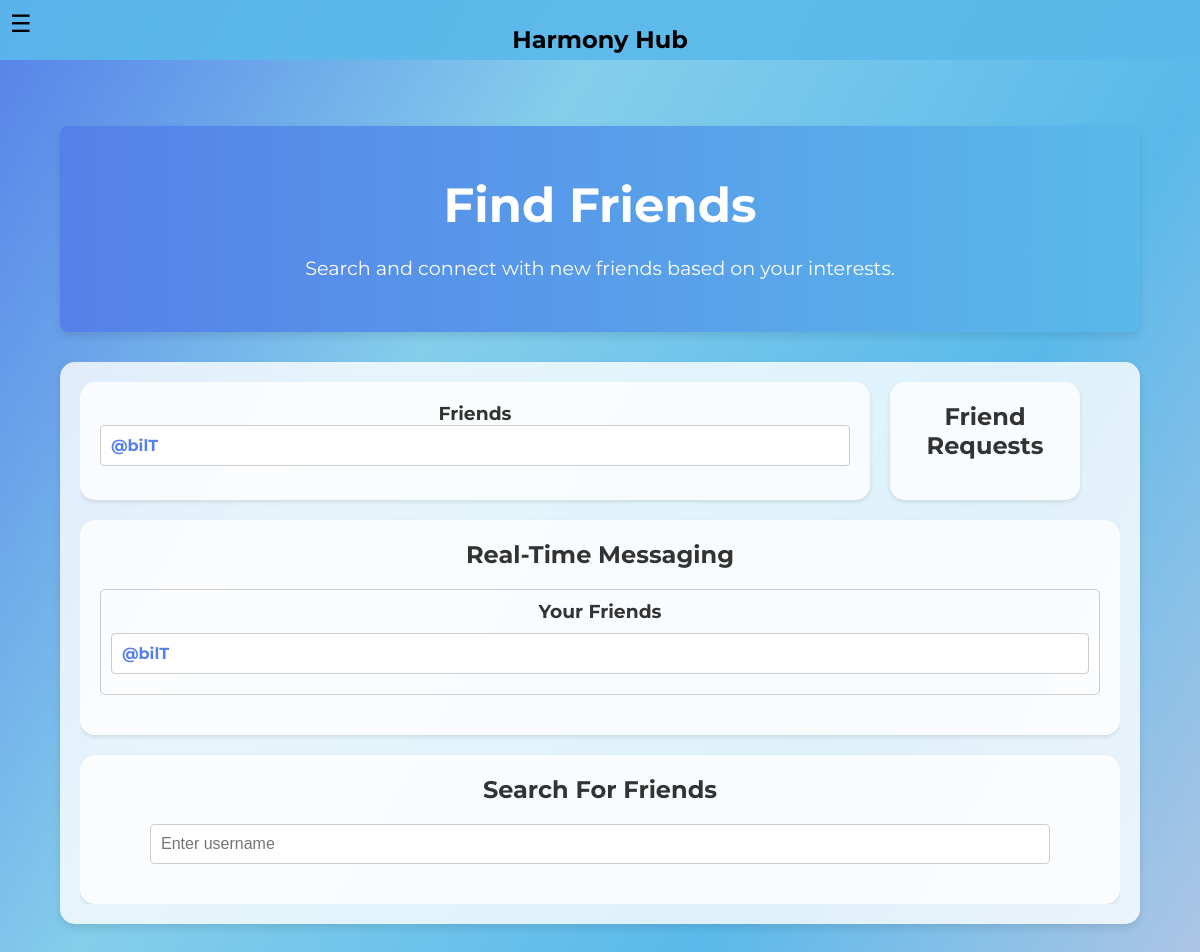
Before: /find_friend (signed in) with the older database file.
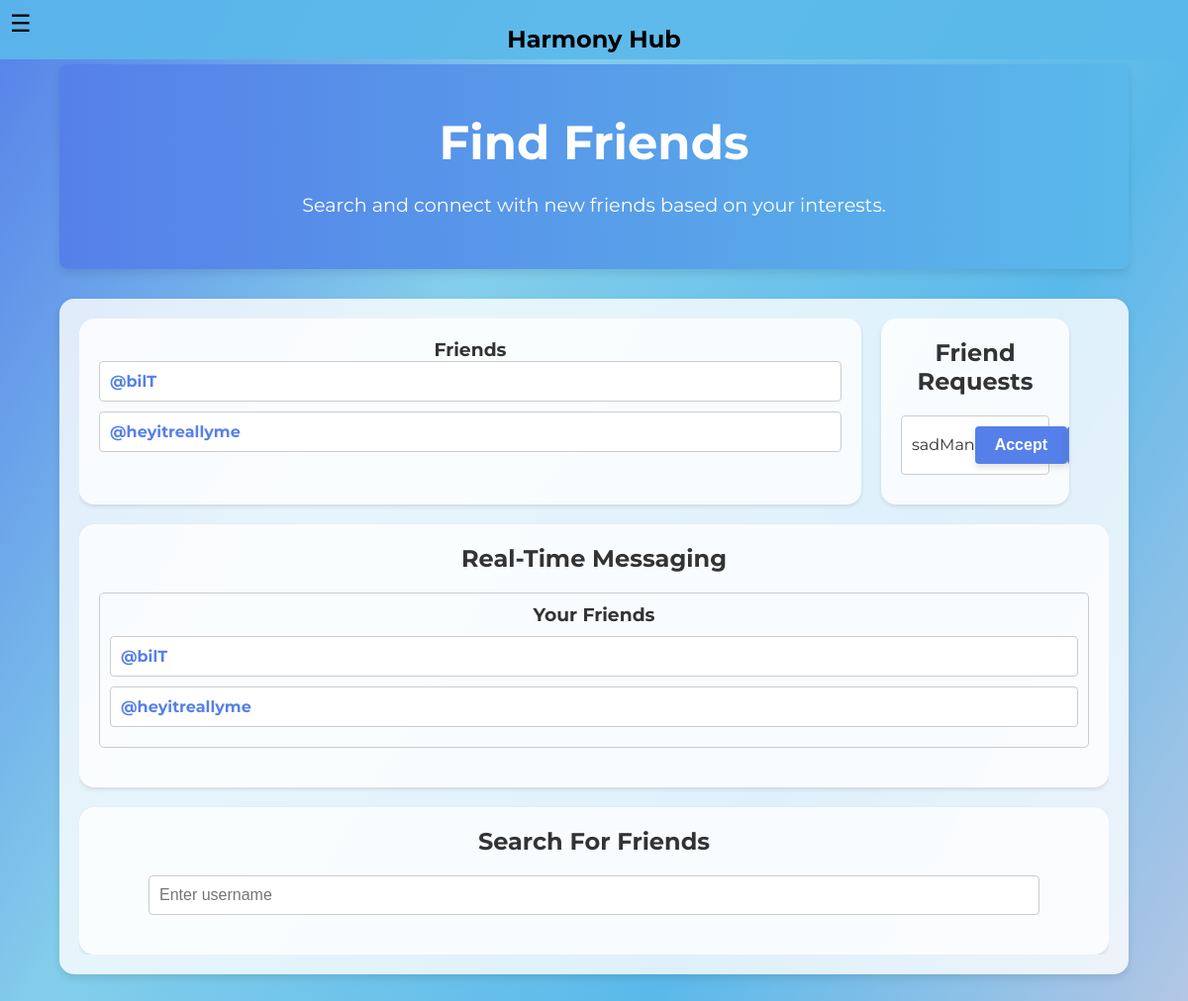
After: the same page with the newer database file.
### tables this page shows
CREATE TABLE users (
        id INTEGER PRIMARY KEY AUTOINCREMENT,
        username TEXT UNIQUE NOT NULL,
        email TEXT UNIQUE NOT NULL,
        password TEXT NOT NULL,
        reset_token TEXT
    );

CREATE TABLE friend_requests (
        id INTEGER PRIMARY KEY AUTOINCREMENT,
        sender_id INTEGER,
        receiver_id INTEGER,
        status TEXT CHECK(status IN ('pending', 'accepted', 'rejected')),
        created_at TIMESTAMP DEFAULT CURRENT_TIMESTAMP,
        FOREIGN KEY (sender_id) REFERENCES users (id),
        FOREIGN KEY (receiver_id) REFERENCES users (id)
    );

### app.py (the view)
@app.route('/find_friend')
def find_friend():
    if 'username' not in session:
        flash("Please log in to access this page.")
        return redirect(url_for('login'))
    username = session['username']
    conn = get_db_connection()
    user_id = get_user_id_by_username(conn, username)
    friends = get_friends(conn, user_id)
    friend_requests = get_pending_friend_requests(conn, user_id)
    conn.close()
    friends_list = [{'username': friend['username']} for friend in friends]
    friend_requests_list = [{'id': request['id'], 'username': request['username'], 'sender_id': request['sender_id']} for request in friend_requests]
    return render_template('find_friend.html', username=username, friends=friends_list, friend_requests=friend_requests_list)

### app.py (called while the page is built)
def setup_database():
    conn = get_db_connection()
    conn.execute('''
        CREATE TABLE IF NOT EXISTS notifications (
            id INTEGER PRIMARY KEY AUTOINCREMENT,
            user_id INTEGER,
            message TEXT,
            is_read BOOLEAN DEFAULT FALSE,
            created_at TIMESTAMP DEFAULT CURRENT_TIMESTAMP
        )
    ''')
    conn.close()

@app.before_request
def initialize_database():
    setup_database()
    conn = get_db_connection()
    create_tables()
    alter_profiles_table()
    create_leaderboard_table(conn)
    conn.close()

### backend/trivia.py (called while the page is built)
def create_leaderboard_table(conn):
    cursor = conn.cursor()
    cursor.execute('''
    CREATE TABLE IF NOT EXISTS leaderboard (
        id INTEGER PRIMARY KEY AUTOINCREMENT,
        username TEXT UNIQUE NOT NULL,
        score INTEGER DEFAULT 0,
        FOREIGN KEY (username) REFERENCES users (username)
    )
    ''')
    conn.commit()

### backend/user_auth.py (called while the page is built)
def get_db_connection():
    conn = sqlite3.connect('users.db')
    conn.row_factory = sqlite3.Row
    return conn

def alter_profiles_table():
    conn = get_db_connection()
    cursor = conn.cursor()
    cursor.execute("PRAGMA table_info(profiles)")
    columns = [column['name'] for column in cursor.fetchall()]
    if 'favorite_music' not in columns:
        cursor.execute("ALTER TABLE profiles ADD COLUMN favorite_music TEXT")
    if 'recently_played_tracks' not in columns:
        cursor.execute("ALTER TABLE profiles ADD COLUMN recently_played_tracks TEXT")
    if 'favorite_movies' not in columns:
        cursor.execute("ALTER TABLE profiles ADD COLUMN favorite_movies TEXT")
    if 'recently_watched' not in columns:
        cursor.execute("ALTER TABLE profiles ADD COLUMN recently_watched TEXT")
    if 'ratings' not in columns:
        cursor.execute("ALTER TABLE profiles ADD COLUMN ratings TEXT")
    conn.commit()
    conn.close()

def get_pending_friend_requests(conn, user_id):
    cursor = conn.cursor()
    cursor.execute('''
    SELECT fr.id, u.username, u.id as sender_id
    FROM friend_requests fr
    JOIN users u ON fr.sender_id = u.id
    WHERE fr.receiver_id = ? AND fr.status = 'pending'
    ''', (user_id,))
    return cursor.fetchall()

def get_friends(conn, user_id):
    cursor = conn.cursor()
    cursor.execute('''
    SELECT u.id, u.username
    FROM friends f
    JOIN users u ON f.friend_id = u.id
    WHERE f.user_id = ? AND f.status = 'accepted'
    ''', (user_id,))
    friends = cursor.fetchall()
    return [dict(friend) for friend in friends]

### templates/find_friend.html (shortened to what this page needs)
<!DOCTYPE html>
<html lang="en">
<head>
    <link rel="stylesheet" href="{{ url_for('static', filename='css/styles.css') }}">
    <link rel="stylesheet" href="https://cdnjs.cloudflare.com/ajax/libs/font-awesome/6.0.0-beta3/css/all.min.css">
</head>
<body>
    <header>
        <button class="menu-toggle" id="menu-toggle">&#9776;</button>
        <h1>Harmony Hub</h1>
    </header>
    <div id="main-container">
        <main class="main-content" id="main-content">
            <section class="welcome-section">
                <div class="container">
                    <h1>Find Friends</h1>
                    <p>Search and connect with new friends based on your interests.</p>
                </div>
            </section>
            <section class="bento-box-section">
                <div class="bento-box-container">
                    <div class="bento-item small">
                        <h3>Friends</h3>
                        <ul id="friends-list" class="user-list">
                            {% for friend in friends %}
                                <li class="user-item"><a href="{{ url_for('view_user_profile', username=friend['username']) }}">@{{ friend['username'] }}</a></li>
                            {% endfor %}
                        </ul>
                    </div>
                    <div class="bento-item small">
                        <h2>Friend Requests</h2>
                        <ul id="friend-requests-list" class="user-list">
                            {% for request in friend_requests %}
                                <li>
                                    {{ request['username'] }}
                                    <button class="button accept-request-button" data-request-id="{{ request['id'] }}">Accept</button>
                                    <button class="button reject-request-button" data-request-id="{{ request['id'] }}">Reject</button>
                                </li>
                            {% endfor %}
                        </ul>
                    </div>
                    <div class="bento-item large">
                        <h2>Real-Time Messaging</h2>
                        <div id="messagingContent">
                            <div id="friendsList" class="friends-list">
                                <h3>Your Friends</h3>
                                <ul id="friendsForMessaging" class="user-list">
                                    {% for friend in friends %}
                                        <li class="user-item friend-item" data-friend-id="{{ friend['id'] }}">
                                            <a href="#">@{{ friend['username'] }}</a>
                                        </li>
                                    {% endfor %}
                                </ul>
                            </div>
                        </div>
                    </div>
                    <div class="bento-item large">
                        <h2>Search For Friends</h2>
                        <div id="searchFriendsContent">
                            <form class="form-inline my-2 my-lg-0" id="searchForm">
                                <input class="form-control mr-sm-2 input-large" type="search" id="searchInput" placeholder="Enter username" aria-label="Search">
                            </form>
                        </div>
                    </div>
                </div>
            </section>
        </main>
    </div>
</body>
</html>

### static/css/styles.css (style rules this page uses)
* { margin: 0; padding: 0; box-sizing: border-box; }
body { font-family: 'Montserrat', sans-serif; margin: 0; padding: 0; color: #333; overflow: auto; height: 100vh; display: flex; justify-content: center; align-items: center; position: relative; background: linear-gradient(120deg, #5680E9, #84CEEB, #5AB9EA, #C1C8E4, #8860D0); background-size: 150% 150%; animation: gradientAnimation 15s ease infinite; }
#main-container { display: flex; flex: 1; transition: margin-left 0.3s ease, padding-left 0.3s ease; overflow-y: auto; padding: 100px 20px 20px 20px; margin-top: 200px; margin-left: 20px; margin-right: 20px; }
.main-content { flex: 1; transition: margin-left 0.3s ease; padding: 20px; overflow-y: auto; }
header { background-color: rgba(90, 185, 234, 0.9); color: #000000; padding: 10px; text-align: center; width: 100%; position: fixed; top: 0; z-index: 1000; height: 60px; transition: margin-left 0.3s ease; }
.menu-toggle { position: absolute; left: 10px; top: 10px; background-color: transparent; border: none; font-size: 24px; color: #000; cursor: pointer; outline: none; }
header h1 { margin: 0; font-size: 24px; line-height: 60px; }
a { text-decoration: none; color: inherit; transition: color 0.3s; }
.button { padding: 10px 20px; font-size: 16px; font-weight: 700; color: #fff; background-color: #5680E9; border: none; border-radius: 4px; box-shadow: 0 4px 6px rgba(0, 0, 0, 0.1); transition: background-color 0.3s, transform 0.3s; }
.welcome-section { color: #333; padding: 50px 0; text-align: center; background: linear-gradient(to right, #5680E9, #5AB9EA); color: white; border-radius: 8px; margin-bottom: 30px; top: 100px; }
.welcome-section h1 { font-size: 3em; margin-bottom: 20px; }
.welcome-section p { font-size: 1.2em; line-height: 1.5; }
section { margin-bottom: 40px; background: rgba(255, 255, 255, 0.8); color: #333; padding: 20px; border-radius: 10px; box-shadow: 0 4px 8px rgba(0, 0, 0, 0.1); }
.container { width: 90%; margin: 0 auto; text-align: center; }
.container p { font-size: 1.2em; line-height: 1.5; }
.bento-box-section { padding: 20px; background: rgba(255, 255, 255, 0.8); border-radius: 15px; box-shadow: 0 4px 8px rgba(0, 0, 0, 0.1); margin-bottom: 30px; }
.bento-box-container { display: grid; grid-template-columns: repeat(auto-fill, minmax(250px, 1fr)); gap: 20px; overflow-y: auto; }
.bento-item { background: rgba(255, 255, 255, 0.8); border-radius: 15px; box-shadow: 0 2px 4px rgba(0, 0, 0, 0.1); padding: 20px; text-align: center; overflow-y: auto; max-height: 300px; }
.bento-item.large { grid-column: span 8; }
.bento-item.small { grid-column: span 3; }
.bento-item h2 { margin-bottom: 20px; font-size: 1.5em; }
.input-large { width: 90%; padding: 10px; font-size: 16px; border: 1px solid #ccc; border-radius: 4px; box-sizing: border-box; margin-bottom: 10px; }
.user-item { padding: 10px; border-bottom: 1px solid #ccc; cursor: pointer; }
.user-list { list-style: none; padding: 0; margin: 0; }
.user-list li { display: flex; justify-content: space-between; align-items: center; padding: 10px; border: 1px solid #ccc; border-radius: 4px; margin-bottom: 10px; background: #fff; transition: background-color 0.3s; }
.user-list li a { text-decoration: none; color: #5680E9; font-weight: bold; }
.friends-list { border: 1px solid #ccc; border-radius: 5px; padding: 10px; margin-bottom: 20px; }
.friends-list h3 { margin-bottom: 10px; }
.user-list { list-style: none; padding: 0; }
.user-item { padding: 10px; border-bottom: 1px solid #ccc; }
.user-item a { text-decoration: none; color: #333; }

Changed rows visible on the page:
added users: username "heyitreallyme"
added friend_requests: username "sadMan"
